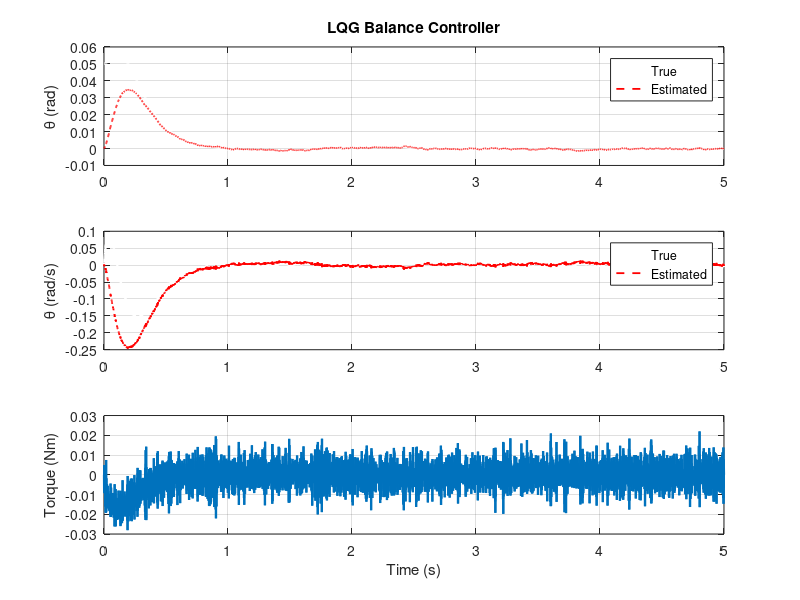

The MATLAB source for this figure:
clc; clear; close all;

m = 0.36;   % kg
l = 0.07;   % m
g = 9.81;

I = m*l^2;  % kg·m^2

% x = [theta; theta_dot]
% u = torque

A = [ 0        1;
      m*g*l/I  0 ];

B = [ 0;
      1/I ];

C = eye(2);           % measure both states
D = zeros(2,1);

Q = diag([50, 1]);
R = 0.1;

K = lqr(A, B, Q, R);

disp('LQR gain K =');
disp(K);

W = diag([1e-6, 1e-4]);
V = diag([1e-4, 1e-3]);

[L,~,~] = lqe(A, eye(2), C, W, V);

disp('Kalman gain L =');
disp(L);

tau_max = 0.16;  % Nm

dt = 0.001;
Tend = 5;
t = 0:dt:Tend;

x       = zeros(2, length(t));   % true state
x_hat   = zeros(2, length(t));   % estimated state
y       = zeros(2, length(t));   % measurements
u_hist  = zeros(1, length(t));

x(:,1)     = [0.05; 0];   % initial tilt
x_hat(:,1)= [0; 0];       % estimator starts wrong on purpose

for k = 1:length(t)-1

    y(:,k) = x(:,k) + sqrt(V)*randn(2,1);

    u = -K * x_hat(:,k);

    u = max(min(u, tau_max), -tau_max);

    xdot = A*x(:,k) + B*u;
    x(:,k+1) = x(:,k) + xdot*dt;

    x_hat_dot = A*x_hat(:,k) + B*u ...
              + L*(y(:,k) - C*x_hat(:,k));

    x_hat(:,k+1) = x_hat(:,k) + x_hat_dot*dt;

    u_hist(k) = u;
end

% figure('Color','w');
figure;

subplot(3,1,1)
plot(t, x(1,:),'w','LineWidth',1.6); hold on;
plot(t, x_hat(1,:),'r--','LineWidth',1.3);
ylabel('\theta (rad)')
legend('True','Estimated')
title('LQG Balance Controller')
grid on

subplot(3,1,2)
plot(t, x(2,:),'w','LineWidth',1.6); hold on;
plot(t, x_hat(2,:),'r--','LineWidth',1.3);
ylabel('\thetȧ (rad/s)')
legend('True','Estimated')
grid on

subplot(3,1,3)
plot(t, u_hist,'LineWidth',1.6)
ylabel('Torque (Nm)')
xlabel('Time (s)')
grid on
